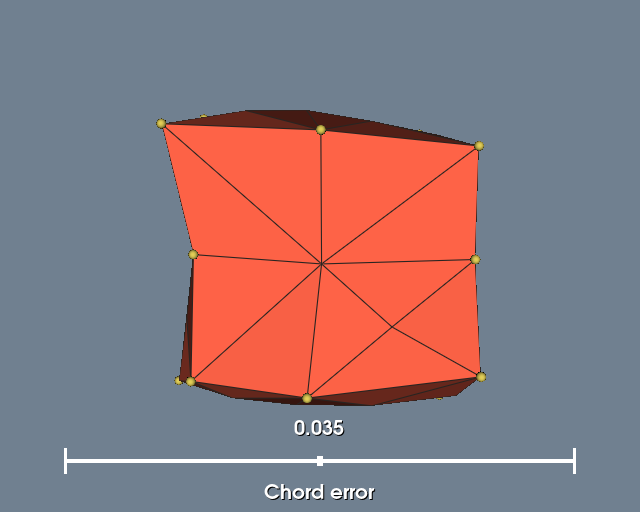

Reproduce this figure in Python.
#!/usr/bin/env python

# Interactive demo of a quadratic hexahedron.  A slider adjusts the chord
# error of vtkTessellatorFilter and the text overlay shows the resulting
# cell count in real time.

# Factory overrides: importing these modules registers the OpenGL rendering
# and interaction style implementations for vtkRenderingCore factory classes.
import vtkmodules.vtkInteractionStyle  # noqa: F401
import vtkmodules.vtkRenderingOpenGL2  # noqa: F401
# VTK pipeline classes used in this example
from vtkmodules.vtkCommonCore import (
    vtkCommand,
    vtkMinimalStandardRandomSequence,
    vtkPoints,
)
from vtkmodules.vtkCommonDataModel import (
    vtkQuadraticHexahedron,
    vtkUnstructuredGrid,
)
from vtkmodules.vtkFiltersCore import vtkGlyph3D
from vtkmodules.vtkFiltersGeneral import vtkTessellatorFilter
from vtkmodules.vtkFiltersSources import vtkSphereSource
from vtkmodules.vtkInteractionWidgets import (
    vtkSliderRepresentation2D,
    vtkSliderWidget,
)
from vtkmodules.vtkRenderingCore import (
    vtkActor,
    vtkDataSetMapper,
    vtkRenderWindow,
    vtkRenderWindowInteractor,
    vtkRenderer,
)

# Colors (normalized RGB)
tomato_rgb = (1.0, 0.388, 0.278)
ivory_black_rgb = (0.161, 0.141, 0.129)
banana_rgb = (0.890, 0.812, 0.341)
slate_gray_background_rgb = (0.439, 0.502, 0.565)


# Data: build a quadratic hexahedron with slightly perturbed node positions
hex_cell = vtkQuadraticHexahedron()
points = vtkPoints()
pcoords = hex_cell.GetParametricCoords()
rng = vtkMinimalStandardRandomSequence()
points.SetNumberOfPoints(hex_cell.GetNumberOfPoints())
rng.SetSeed(5070)
for i in range(hex_cell.GetNumberOfPoints()):
    perturbation = [0.0] * 3
    for j in range(3):
        rng.Next()
        perturbation[j] = rng.GetRangeValue(-0.1, 0.1)
    hex_cell.GetPointIds().SetId(i, i)
    points.SetPoint(i, pcoords[3 * i] + perturbation[0],
                    pcoords[3 * i + 1] + perturbation[1],
                    pcoords[3 * i + 2] + perturbation[2])

unstructured_grid = vtkUnstructuredGrid()
unstructured_grid.SetPoints(points)
unstructured_grid.InsertNextCell(hex_cell.GetCellType(), hex_cell.GetPointIds())

# Filter: tessellate the quadratic cell into linear elements
tessellate = vtkTessellatorFilter()
tessellate.SetInputData(unstructured_grid)
tessellate.SetChordError(0.035)
tessellate.Update()

# Mapper and actor: tessellated hexahedron with edges
hex_mapper = vtkDataSetMapper()
hex_mapper.SetInputConnection(tessellate.GetOutputPort())
hex_mapper.ScalarVisibilityOff()

hex_actor = vtkActor()
hex_actor.SetMapper(hex_mapper)
hex_actor.GetProperty().SetDiffuseColor(tomato_rgb)
hex_actor.GetProperty().SetEdgeColor(ivory_black_rgb)
hex_actor.GetProperty().EdgeVisibilityOn()

# Source: small spheres to mark quadratic node positions
sphere_source = vtkSphereSource()
sphere_source.SetRadius(0.02)

# Filter: place a sphere glyph at each node
glyph_3d = vtkGlyph3D()
glyph_3d.SetInputData(unstructured_grid)
glyph_3d.SetSourceConnection(sphere_source.GetOutputPort())
glyph_3d.ScalingOff()
glyph_3d.Update()

glyph_mapper = vtkDataSetMapper()
glyph_mapper.SetInputConnection(glyph_3d.GetOutputPort())
glyph_mapper.ScalarVisibilityOff()

glyph_actor = vtkActor()
glyph_actor.SetMapper(glyph_mapper)
glyph_actor.GetProperty().SetColor(banana_rgb)

# Renderer: assemble the scene
renderer = vtkRenderer()
renderer.AddActor(hex_actor)
renderer.AddActor(glyph_actor)
renderer.SetBackground(slate_gray_background_rgb)

# Window: display the rendered scene
render_window = vtkRenderWindow()
render_window.AddRenderer(renderer)
render_window.SetWindowName("quadratic hexahedron app")
render_window.SetMultiSamples(0)
render_window.SetSize(640, 512)

# Interactor: handle mouse and keyboard events
render_window_interactor = vtkRenderWindowInteractor()
render_window_interactor.SetRenderWindow(render_window)

# Widget: slider to control chord error
slider_rep = vtkSliderRepresentation2D()
slider_rep.SetMinimumValue(0.0)
slider_rep.SetMaximumValue(0.07)
slider_rep.SetValue(tessellate.GetChordError())
slider_rep.SetTitleText("Chord error")
slider_rep.GetPoint1Coordinate().SetCoordinateSystemToNormalizedDisplay()
slider_rep.GetPoint1Coordinate().SetValue(0.1, 0.1)
slider_rep.GetPoint2Coordinate().SetCoordinateSystemToNormalizedDisplay()
slider_rep.GetPoint2Coordinate().SetValue(0.9, 0.1)
slider_rep.SetTubeWidth(0.008)
slider_rep.SetSliderLength(0.008)
slider_rep.SetTitleHeight(0.04)
slider_rep.SetLabelHeight(0.04)

slider_widget = vtkSliderWidget()
slider_widget.SetInteractor(render_window_interactor)
slider_widget.SetRepresentation(slider_rep)
slider_widget.SetAnimationModeToAnimate()
slider_widget.EnabledOn()
slider_widget.AddObserver(
    vtkCommand.InteractionEvent,
    lambda obj, ev: (
        tessellate.SetChordError(obj.GetRepresentation().GetValue()),
        tessellate.SetMaximumNumberOfSubdivisions(4),
        tessellate.Update(),
    ),
)

# Launch the interactive visualization
render_window_interactor.Initialize()
render_window_interactor.Start()
